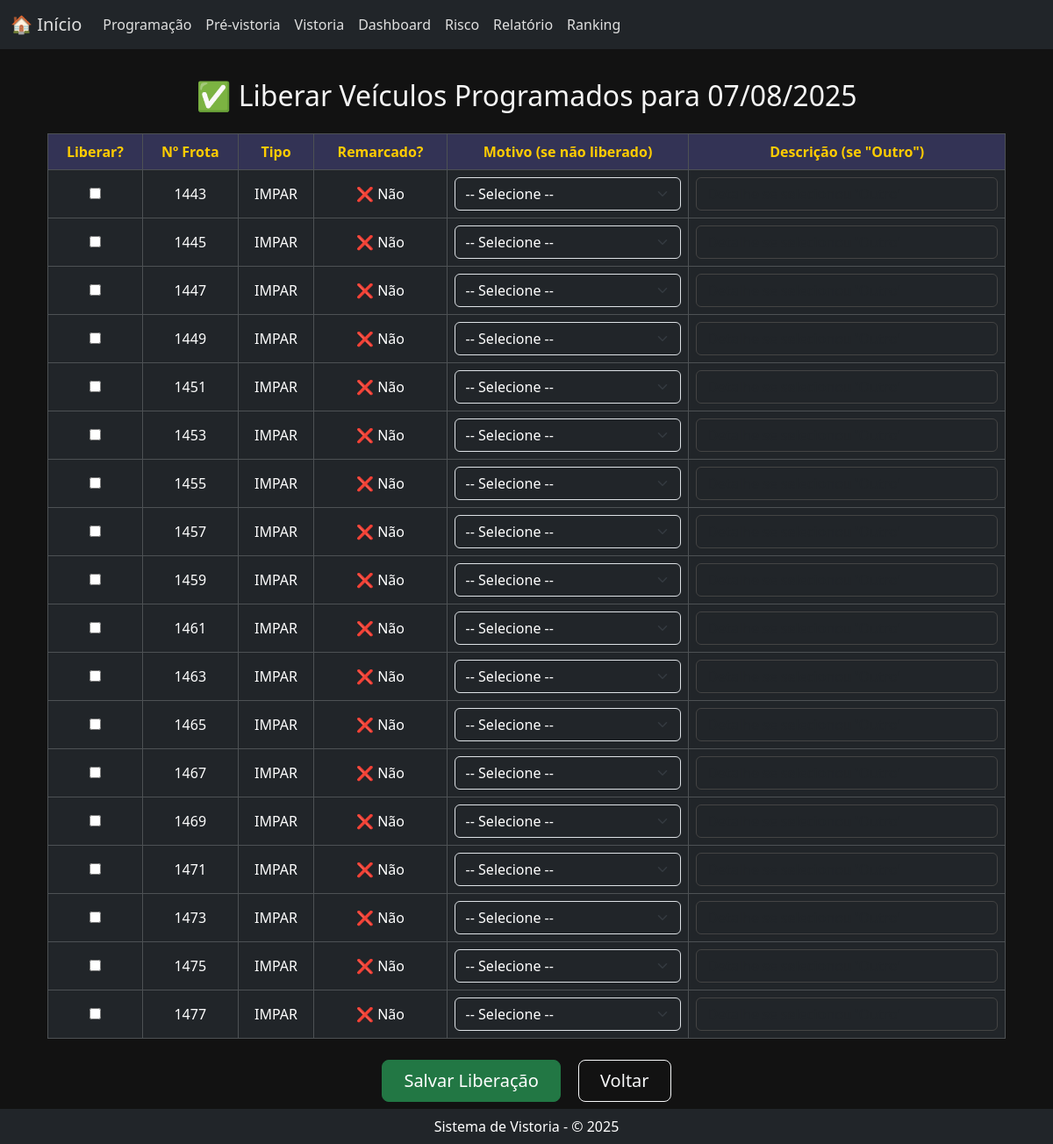
The page /pre_vistoria on the database its author committed.
### models.py (models this page shows)
class Programacao(db.Model):
    __tablename__ = 'programacoes'
    id = db.Column(db.Integer, primary_key=True)
    data = db.Column(db.Date, nullable=False)
    veiculo_id = db.Column(db.Integer, db.ForeignKey('veiculos.id'), nullable=False)
    compareceu = db.Column(db.Boolean, nullable=True, default=None)
    remarcado_para = db.Column(db.Date, nullable=True)
    observacao = db.Column(db.Text, nullable=True)
    motivo_classificado = db.Column(db.String(50), nullable=True)
    habilitado_para_vistoria = db.Column(db.Boolean, default=False)
    veiculo = db.relationship("Veiculo", backref="programacoes")

class Veiculo(db.Model):
    __tablename__ = 'veiculos'
    id = db.Column(db.Integer, primary_key=True)
    numero_frota = db.Column(db.Integer, nullable=False)
    tipo_frota = db.Column(db.String(10), nullable=False)
    status = db.Column(db.String(10), nullable=False)
    observacao = db.Column(db.String(255))

### app.py (the view, shortened to what this page needs)
@app.route("/pre_vistoria", methods=["GET", "POST"])
def pre_vistoria():
    hoje = date.today()
    programacoes = Programacao.query.filter_by(data=hoje).all()
    return render_template(
        "pre_vistoria.html",
        programacoes=programacoes,
        data=hoje.strftime("%d/%m/%Y"),
        hoje=hoje  # ✅ Adicionado aqui
    )

### templates/pre_vistoria.html (shortened to what this page needs)
{% extends "base.html" %}
{% block content %}
<div class="container mt-4">
    <h2 class="mb-4 text-center">✅ Liberar Veículos Programados para {{ data }}</h2>
    <form method="post">
        <table class="table table-dark table-bordered text-center align-middle">
            <thead>
                <tr>
                    <th>Liberar?</th>
                    <th>Nº Frota</th>
                    <th>Tipo</th>
                    <th>Remarcado?</th>
                    <th>Motivo (se não liberado)</th>
                    <th>Descrição (se "Outro")</th>
                </tr>
            </thead>
            <tbody>
            {% for p in programacoes %}
                <tr>
                    <td>
                        <input type="checkbox" name="liberar_{{ p.id }}" id="check_{{ p.id }}"
                               {% if p.habilitado_para_vistoria %}checked{% endif %}>
                    </td>
                    <td>{{ p.veiculo.numero_frota }}</td>
                    <td>{{ p.veiculo.tipo_frota }}</td>
                    <td>{% if p.remarcado_para == hoje %}✅ Sim{% else %}❌ Não{% endif %}</td>
                    <td>
                        <select name="motivo_{{ p.id }}" class="form-select bg-dark text-white">
                            <option value="">-- Selecione --</option>
                        </select>
                    </td>
                    <td>
                        <input type="text" name="descricao_{{ p.id }}" class="form-control bg-dark text-white"
                               placeholder="Detalhe se selecionou 'Outro'">
                    </td>
                </tr>
            {% endfor %}
            </tbody>
        </table>
        <div class="text-center mt-4">
            <button type="submit" class="btn btn-success btn-lg px-4">Salvar Liberação</button>
            <a href="/" class="btn btn-outline-light btn-lg px-4 ms-3">Voltar</a>
        </div>
    </form>
</div>
{% endblock %}

### templates/base.html (shortened to what this page needs)
<!DOCTYPE html>
<html lang="pt-BR">
<head>
    <link href="https://cdn.jsdelivr.net/npm/bootstrap@5.3.2/dist/css/bootstrap.min.css" rel="stylesheet">
    <link rel="stylesheet" href="{{ url_for('static', filename='style.css') }}">
</head>
<body>
<nav class="navbar navbar-expand-lg navbar-dark bg-dark fixed-top">
  <div class="container-fluid">
   <a class="navbar-brand" href="{{ url_for('index') }}">🏠 Início</a>
   <ul class="navbar-nav me-auto mb-2 mb-lg-0">
    <li class="nav-item"><a class="nav-link" href="/programacao">Programação</a></li>
    <li class="nav-item"><a class="nav-link" href="/pre_vistoria">Pré-vistoria</a></li>
    <li class="nav-item"><a class="nav-link" href="/vistoria">Vistoria</a></li>
    <li class="nav-item"><a class="nav-link" href="/dashboard">Dashboard</a></li>
    <li class="nav-item"><a class="nav-link" href="/risco">Risco</a></li>
    <li class="nav-item"><a class="nav-link" href="/relatorio_botao">Relatório</a></li>
    <li class="nav-item"><a class="nav-link" href="/ranking">Ranking</a></li>
</ul>
    </div>
</nav>
<div class="container pb-5">
    {% block content %}{% endblock %}
</div>
<footer class="footer fixed-bottom bg-dark text-white text-center py-2">
    Sistema de Vistoria - © 2025
</footer>
</body>
</html>

### static/style.css (style rules this page uses)
body { background-color: #1e1e2f; color: #e0e0e0; font-family: 'Segoe UI', Tahoma, Geneva, Verdana, sans-serif; }
.navbar { background-color: #111122; }
.nav-link, .navbar-brand { color: #e0e0e0 !important; }
.container { margin-top: 30px; }
.table { background-color: #2a2a40; color: #fff; }
.table th { background-color: #333355; color: #ffcc00; }
.table tr:nth-child(even) { background-color: #252538; }
.btn-success { background-color: #227744; border-color: #227744; }
footer { background-color: #111122; color: #777; }
input[type="text"], input[type="number"], input[type="date"], select, textarea { background-color: #2e2e40; color: #fff; border: 1px solid #444; }
input[type="checkbox"] { accent-color: #00ccff; }
a { color: #66d9ef; }

### templates/base.html (style rules this page uses)
body { padding-top: 60px; background-color: #121212; color: #f5f5f5; }

### rows shown on the page
Programacao: veiculo.numero_frota "1443", veiculo.tipo_frota "IMPAR", shows "❌ Não"
Programacao: veiculo.numero_frota "1445", veiculo.tipo_frota "IMPAR", shows "❌ Não"
Programacao: veiculo.numero_frota "1447", veiculo.tipo_frota "IMPAR", shows "❌ Não"
Programacao: veiculo.numero_frota "1449", veiculo.tipo_frota "IMPAR", shows "❌ Não"
Programacao: veiculo.numero_frota "1451", veiculo.tipo_frota "IMPAR", shows "❌ Não"
Programacao: veiculo.numero_frota "1453", veiculo.tipo_frota "IMPAR", shows "❌ Não"
Programacao: veiculo.numero_frota "1455", veiculo.tipo_frota "IMPAR", shows "❌ Não"
Programacao: veiculo.numero_frota "1457", veiculo.tipo_frota "IMPAR", shows "❌ Não"
Programacao: veiculo.numero_frota "1459", veiculo.tipo_frota "IMPAR", shows "❌ Não"
Programacao: veiculo.numero_frota "1461", veiculo.tipo_frota "IMPAR", shows "❌ Não"
Programacao: veiculo.numero_frota "1463", veiculo.tipo_frota "IMPAR", shows "❌ Não"
Programacao: veiculo.numero_frota "1465", veiculo.tipo_frota "IMPAR", shows "❌ Não"
Programacao: veiculo.numero_frota "1467", veiculo.tipo_frota "IMPAR", shows "❌ Não"
Programacao: veiculo.numero_frota "1469", veiculo.tipo_frota "IMPAR", shows "❌ Não"
Programacao: veiculo.numero_frota "1471", veiculo.tipo_frota "IMPAR", shows "❌ Não"
Programacao: veiculo.numero_frota "1473", veiculo.tipo_frota "IMPAR", shows "❌ Não"
Programacao: veiculo.numero_frota "1475", veiculo.tipo_frota "IMPAR", shows "❌ Não"
Programacao: veiculo.numero_frota "1477", veiculo.tipo_frota "IMPAR", shows "❌ Não"

### other values the page prints
{{ data }} "07/08/2025"
